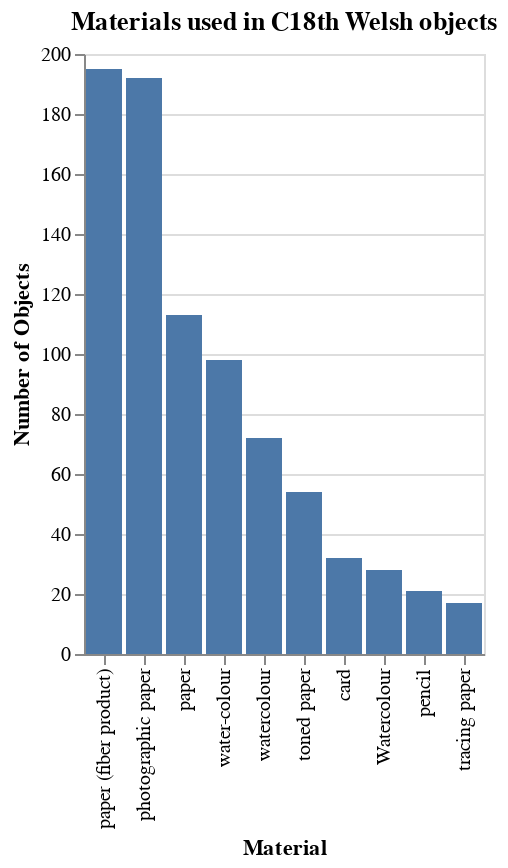

The code cell stored with this chart in its notebook:
### Markdown cell above
### Single cluster type(s)

If you already know the type(s) of cluster you want to retrieve (for example materials), you have two choices. You can pass a 'cluster_type' parameter to the same endpoint as above, the response is the same but with only the cluster you specified. For example

### Code cell
import requests
import pandas as pd
import altair as alt

req = requests.get('https://api.vam.ac.uk/v2/objects/clusters/search?cluster_type=material&id_place=x29337&made_after_year=1700&made_before_year=1800&page_size=10')
object_data = req.json()
object_clusters = object_data["clusters"]
materials = object_clusters["material"]["terms"]

materials_df = pd.DataFrame(materials[0:10])
alt.Chart(materials_df, title="Materials used in C18th Welsh objects").mark_bar().encode(
    x=alt.X('value', sort='-y', title='Material'),
    y=alt.Y('count', title='Number of Objects'))

### Figure 1 — Vega-Lite specification as saved in the notebook (floating-point values rounded to 4 significant figures)
{"config": {"view": {"continuousWidth": 400, "continuousHeight": 300}}, "data": {"name": "data-7512474fc0398f0a784a0b8ccfbff789"}, "mark": "bar", "encoding": {"x": {"type": "nominal", "field": "value", "sort": "-y", "title": "Material"}, "y": {"type": "quantitative", "field": "count", "title": "Number of Objects"}}, "title": "Materials used in C18th Welsh objects", "$schema": "https://vega.github.io/schema/vega-lite/v4.8.1.json", "datasets": {"data-7512474fc0398f0a784a0b8ccfbff789": [{"id": "AAT14109", "value": "paper (fiber product)", "count": 195, "count_max_error": 0}, {"id": "AAT14190", "value": "photographic paper", "count": 192, "count_max_error": 0}, {"id": "x30308", "value": "paper", "count": 113, "count_max_error": 0}, {"id": "AAT15045", "value": "water-colour", "count": 98, "count_max_error": 0}, {"id": "x33202", "value": "watercolour", "count": 72, "count_max_error": 0}, {"id": "x44137", "value": "toned paper", "count": 54, "count_max_error": 0}, {"id": "x30344", "value": "card", "count": 32, "count_max_error": 0}, {"id": "x33202", "value": "Watercolour", "count": 28, "count_max_error": 0}, {"id": "x30347", "value": "pencil", "count": 21, "count_max_error": 0}, {"id": "AAT14161", "value": "tracing paper", "count": 17, "count_max_error": 0}]}}
